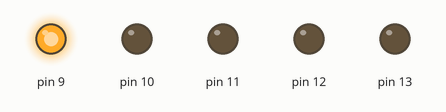
This sketch was run on a simulated Arduino Uno, built with avr-gcc and run on an emulated ATmega328P. Shown: output pins drawn as LEDs (lit = HIGH).

Above: at 0.05 s.
At 0.65 s:
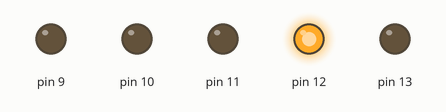
At 1.15 s:
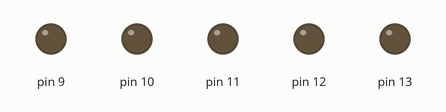
At 2.25 s:
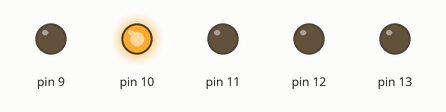
At 3.05 s:
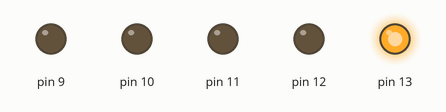
At 4.45 s:
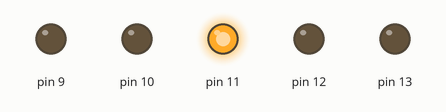
Timing chart, 0 to 4.8 s (numbered marks = the images above):
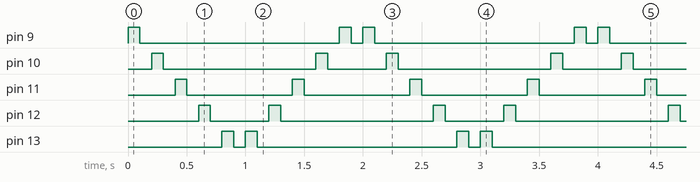

The sketch:

ejercicio_2_auto_fant_stico_o_cylon_galactica1.ino
```cpp
#define reloj 100

void setup()
{

  for (int pinLed=9 ; pinLed <= 13;  pinLed++)
  {
    pinMode( pinLed, OUTPUT);
  }

}

void loop()
{
 for (int pinLed = 9;  pinLed <= 13;  pinLed++)
 {
    digitalWrite(pinLed, HIGH);
    delay(reloj);
    digitalWrite(pinLed, LOW);
    delay(reloj);
  }
  for (int pinLed = 13;  pinLed >=9;  pinLed--)
 {
    digitalWrite(pinLed, HIGH);
    delay(reloj);
    digitalWrite(pinLed, LOW);
    delay(reloj);
  }
}
```

Measured:
- by itself, pin 9: repeats every 2.0 s: LOW 1.7 s, HIGH 0.10 s, LOW 0.10 s, HIGH 0.10 s
- by itself, pin 10: repeats every 2.0 s: LOW 1.3 s, HIGH 0.10 s, LOW 0.50 s, HIGH 0.10 s
- by itself, pin 11: alternates HIGH for 0.10 s and LOW for 0.90 s
- by itself, pin 12: repeats every 2.0 s: LOW 0.50 s, HIGH 0.10 s, LOW 1.3 s, HIGH 0.10 s
- by itself, pin 13: repeats every 2.0 s: LOW 0.10 s, HIGH 0.10 s, LOW 1.7 s, HIGH 0.10 s
